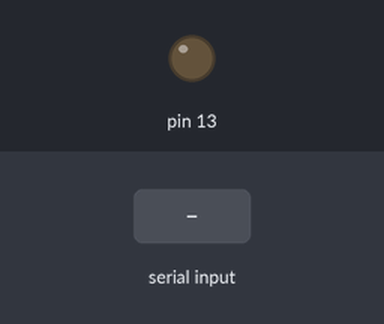
Bench run of a sketch on a simulated Arduino Uno, built with avr-gcc and run on an emulated ATmega328P. On the bench: output pins drawn as LEDs (lit = HIGH). The inputs (shaded band) are chosen by the test bench.

Above: at 1.2 s.
1.3 s: "a" received over the second serial link
At 2.2 s:
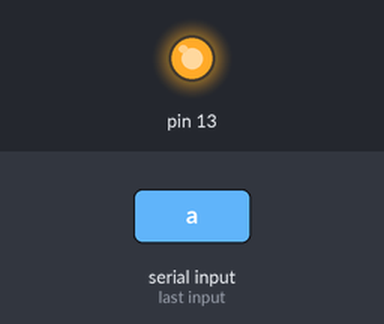
2.8 s: "s" received over the second serial link
At 3.4 s:
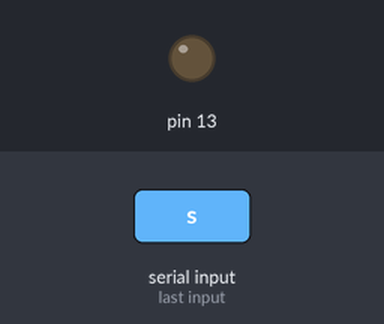
Timing chart, 0 to 5.8 s (numbered marks = the images above; inputs shaded):
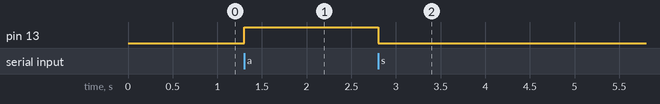

The sketch:

comando-vocale.ino
```cpp
#include <SoftwareSerial.h>
SoftwareSerial SSerial(6, 7);

void setup() {
  SSerial.begin(9600);
  pinMode(13, HIGH);
}

void loop() {
    if (SSerial.available()) {
    char ch = SSerial.read();
    Serial.println(ch);
    if (ch == 'a') {
      digitalWrite(13, HIGH);
    }
    if (ch == 's') {
      digitalWrite(13, LOW);
    }
  }
}
```

Measured:
- after the input at 1.3 s, pin 13: LOW → HIGH at once
- after the input at 2.8 s, pin 13: HIGH → LOW at once
